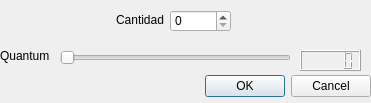
<?xml version="1.0" encoding="UTF-8"?>
<ui version="4.0">
 <class>Datafill</class>
 <widget class="QDialog" name="Datafill">
  <property name="geometry">
   <rect>
    <x>0</x>
    <y>0</y>
    <width>371</width>
    <height>103</height>
   </rect>
  </property>
  <property name="windowTitle">
   <string>Dialog</string>
  </property>
  <widget class="QDialogButtonBox" name="buttonBox">
   <property name="geometry">
    <rect>
     <x>30</x>
     <y>70</y>
     <width>341</width>
     <height>32</height>
    </rect>
   </property>
   <property name="orientation">
    <enum>Qt::Horizontal</enum>
   </property>
   <property name="standardButtons">
    <set>QDialogButtonBox::Cancel|QDialogButtonBox::Ok</set>
   </property>
  </widget>
  <widget class="QLabel" name="label">
   <property name="geometry">
    <rect>
     <x>0</x>
     <y>40</y>
     <width>61</width>
     <height>31</height>
    </rect>
   </property>
   <property name="text">
    <string>Quantum</string>
   </property>
  </widget>
  <widget class="QSlider" name="horizontalSlider">
   <property name="geometry">
    <rect>
     <x>60</x>
     <y>50</y>
     <width>231</width>
     <height>16</height>
    </rect>
   </property>
   <property name="minimum">
    <number>1</number>
   </property>
   <property name="maximum">
    <number>10</number>
   </property>
   <property name="orientation">
    <enum>Qt::Horizontal</enum>
   </property>
  </widget>
  <widget class="QLabel" name="label_2">
   <property name="geometry">
    <rect>
     <x>116</x>
     <y>10</y>
     <width>51</width>
     <height>20</height>
    </rect>
   </property>
   <property name="text">
    <string>Cantidad</string>
   </property>
  </widget>
  <widget class="QSpinBox" name="spinBox">
   <property name="geometry">
    <rect>
     <x>170</x>
     <y>10</y>
     <width>61</width>
     <height>22</height>
    </rect>
   </property>
  </widget>
  <widget class="QLCDNumber" name="lcdNumber">
   <property name="geometry">
    <rect>
     <x>300</x>
     <y>50</y>
     <width>61</width>
     <height>21</height>
    </rect>
   </property>
  </widget>
 </widget>
 <resources/>
 <connections>
  <connection>
   <sender>buttonBox</sender>
   <signal>accepted()</signal>
   <receiver>Datafill</receiver>
   <slot>accept()</slot>
   <hints>
    <hint type="sourcelabel">
     <x>248</x>
     <y>254</y>
    </hint>
    <hint type="destinationlabel">
     <x>157</x>
     <y>274</y>
    </hint>
   </hints>
  </connection>
  <connection>
   <sender>buttonBox</sender>
   <signal>rejected()</signal>
   <receiver>Datafill</receiver>
   <slot>reject()</slot>
   <hints>
    <hint type="sourcelabel">
     <x>316</x>
     <y>260</y>
    </hint>
    <hint type="destinationlabel">
     <x>286</x>
     <y>274</y>
    </hint>
   </hints>
  </connection>
 </connections>
</ui>
